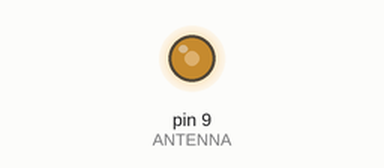
Recording of a sketch running on a simulated Arduino Nano, built with avr-gcc and run on an emulated ATmega328P. Shown: output pins drawn as LEDs (lit = HIGH).

Above: at 0.1 s.
Timing chart, 0 to 1.6 s (numbered marks = the images above):
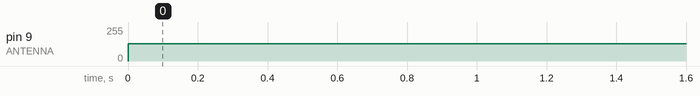

Measured:
- by itself, pin 9 (ANTENNA): 0/255 → 128/255 at 0.00 s

The sketch:

AM_transmitter.ino
```cpp
//Arduino Nano only. Outputs PWM at baseband rate with Fc component

const byte ANTENNA = 9;
int state = 0;

void setup()
{
  // set up Timer 1
  TCCR1A = _BV (COM1A0);  // toggle OC1A on Compare Match
  TCCR1B = _BV(WGM12) | _BV(CS10);   // CTC, no prescaler
  OCR1A =  9;       // compare A register value to 10 (zero relative)
}  // end of setup

//Communicate "SOS" in Morse Code
void loop()
{
  if (state < 3){
    pinMode (ANTENNA, OUTPUT);
    delay (50);
  }else if (state >= 4 && state < 7){
    pinMode (ANTENNA, OUTPUT);
    delay (250);
  }else if (state < 10) {
    pinMode (ANTENNA, OUTPUT);
    delay (50);
  }else{
    delay (300);
  }
  if (state == 11){
    state = 0;
  }
  state++;
  pinMode (ANTENNA, INPUT);
  delay (300);
}  // end of loop
```
